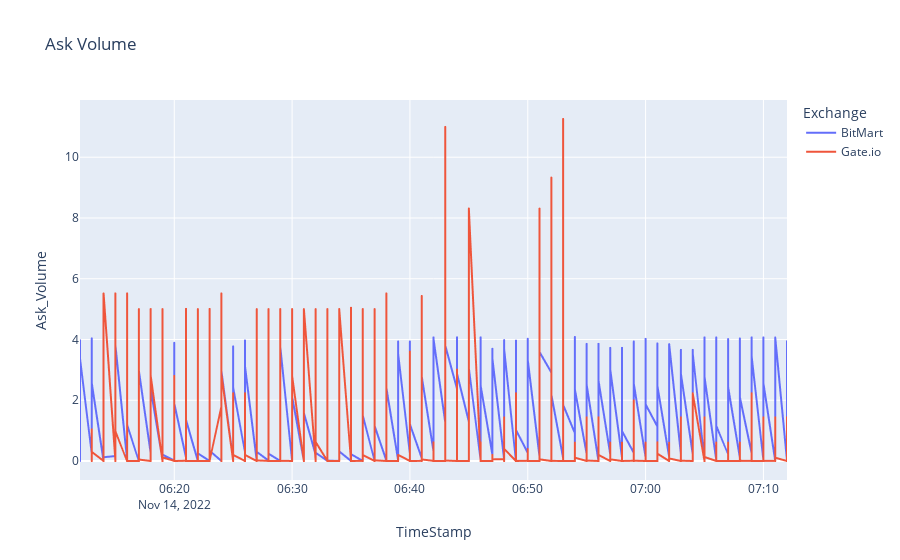

The notebook cell this image was saved under:
### Code cell
fig=px.line(spread_data[spread_data.Ticker == 'BTC/USDT'], x='TimeStamp',y='Ask_Volume', color="Exchange",title='Ask Volume')
fig.show()

### Figure 1 — Plotly figure (JSON) as saved in the notebook; plotly's stock layout.template omitted (floating-point values rounded to 4 significant figures; data arrays with more than 128 entries replaced by an {"elided": "..."} marker saying what was removed)
{"data": [{"hovertemplate": "Exchange=BitMart<br>TimeStamp=%{x}<br>Ask_Volume=%{y}<extra></extra>", "legendgroup": "BitMart", "line": {"color": "#636efa", "dash": "solid"}, "marker": {"symbol": "circle"}, "mode": "lines", "name": "BitMart", "showlegend": true, "type": "scattergl", "x": {"elided": "2940 str values"}, "xaxis": "x", "y": {"elided": "2940 float values"}, "yaxis": "y"}, {"hovertemplate": "Exchange=Gate.io<br>TimeStamp=%{x}<br>Ask_Volume=%{y}<extra></extra>", "legendgroup": "Gate.io", "line": {"color": "#EF553B", "dash": "solid"}, "marker": {"symbol": "circle"}, "mode": "lines", "name": "Gate.io", "showlegend": true, "type": "scattergl", "x": {"elided": "2940 str values"}, "xaxis": "x", "y": {"elided": "2940 float values"}, "yaxis": "y"}], "layout": {"legend": {"title": {"text": "Exchange"}, "tracegroupgap": 0}, "title": {"text": "Ask Volume"}, "xaxis": {"anchor": "y", "domain": [0, 1], "title": {"text": "TimeStamp"}}, "yaxis": {"anchor": "x", "domain": [0, 1], "title": {"text": "Ask_Volume"}}}}
